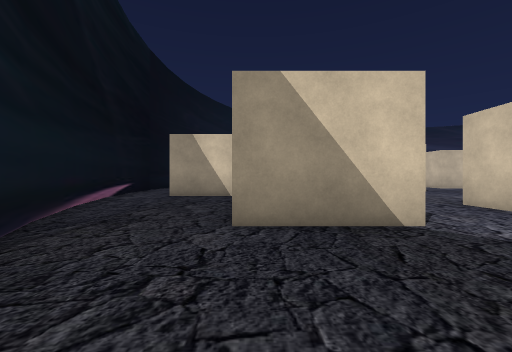
view 1 (above)

17 first-person views from a walk through a scene from a Unity 3-D project. The camera is 1.3 m above the floor, looks level and sees 90° across. The floor is counted in squares, 2 m on a side. Each view is taken from the middle of a square. On the plan, view 1 faces up. The plan holds only what a view shows up to about 9 squares ahead; the rest is blank. The place goes on beyond the plan. The player is left out. Some surface patterns are stand-ins.

view 2
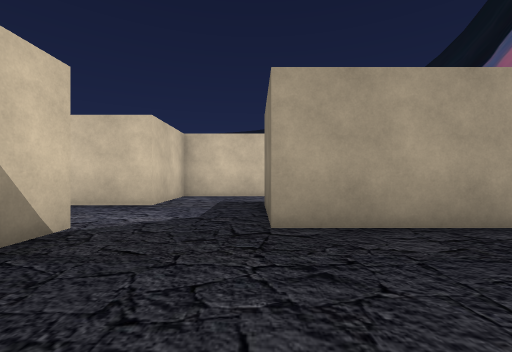

view 3
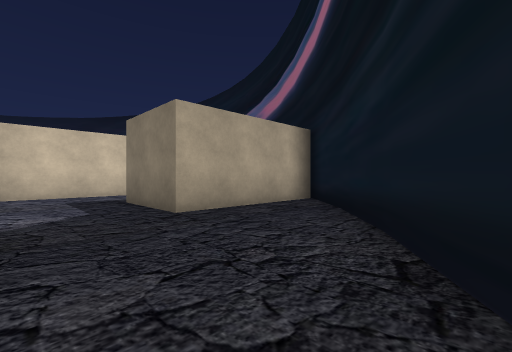

view 4
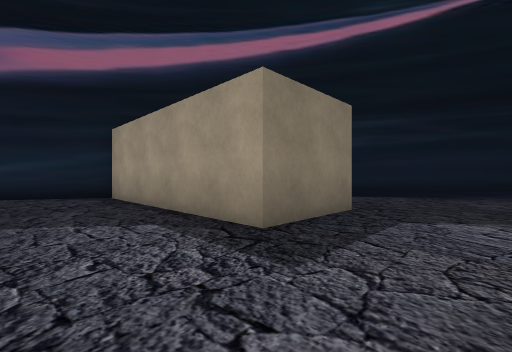

view 5
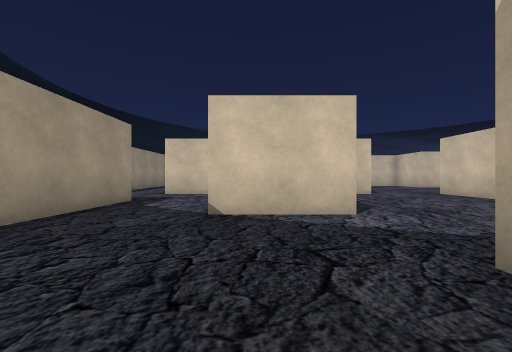

view 6
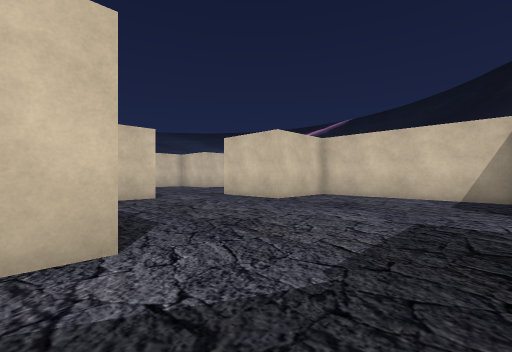

view 7
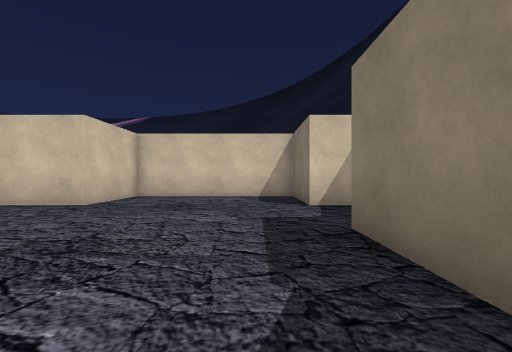

view 8
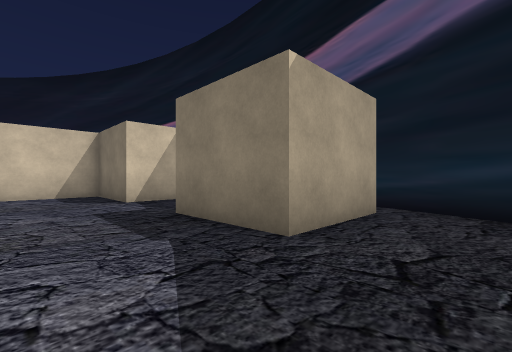

view 9
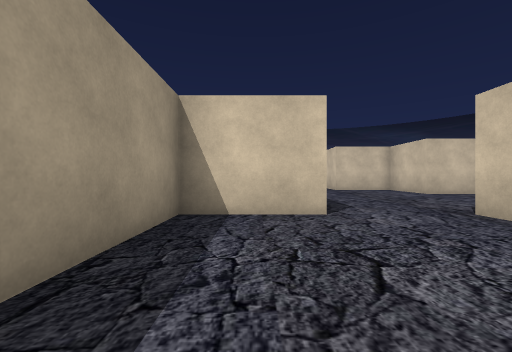

view 10
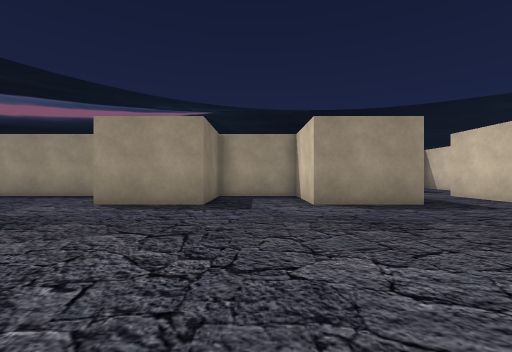

view 11
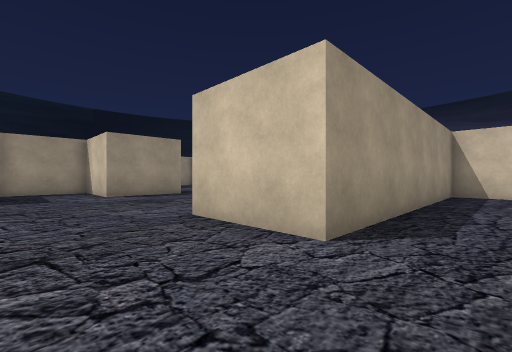

view 12
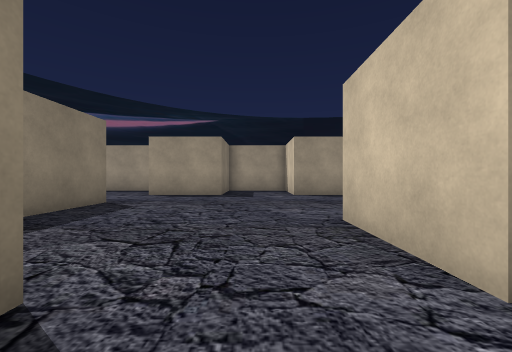

view 13
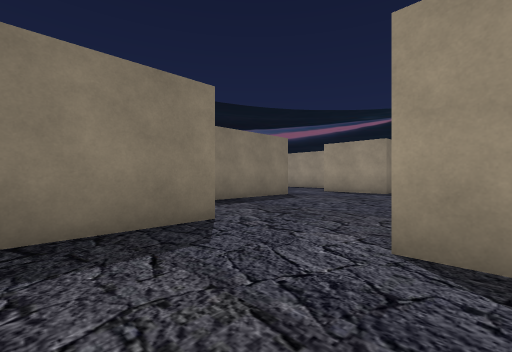

view 14
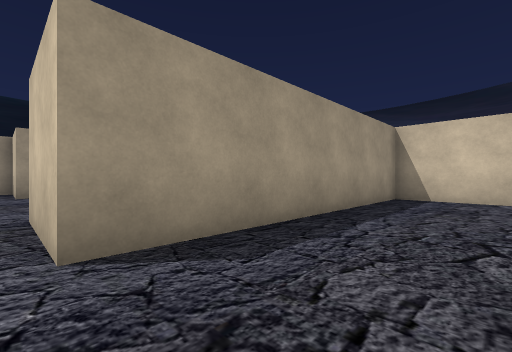

view 15
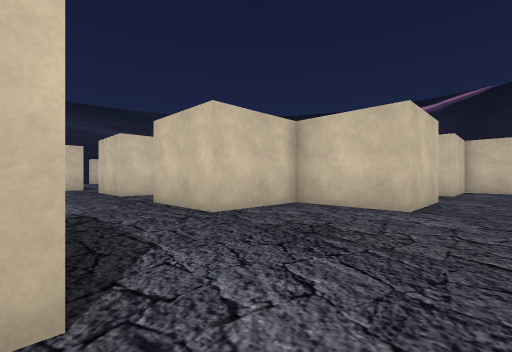

view 16
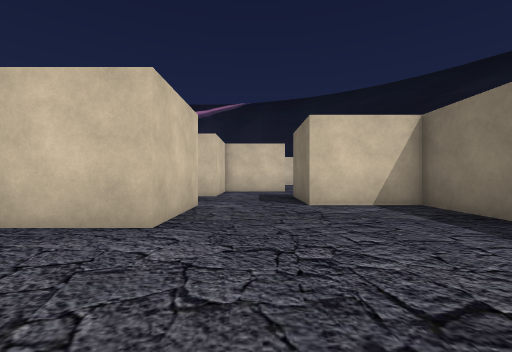

view 17
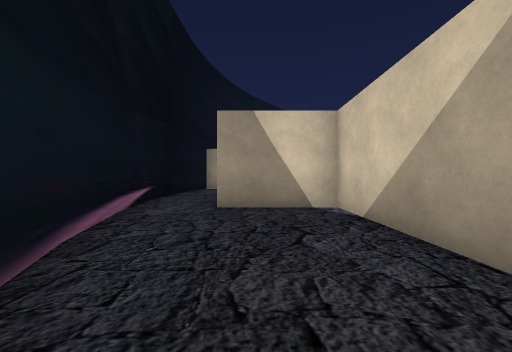

### Floor plan
Points are (right, up) in squares from view 1. A wall is a line through its corners. A room is listed if a view was taken in it or the views show most of it. See-through windows are left out.
Room 1 (views 1, 2, 3, 4, 5, 6, 7, 8, 9, 17)
walls: (7.2, -0.1) (7.2, 3.3) (4.7, 3.3) (4.7, 5.9); (9.8, -1.7) (7.1, -1.7); (2.2, 3.3) (-0.4, 3.3); (2.2, -3.5) (2.2, 0.8) (4.7, 0.8) (4.7, -5.3) (5.5, -5.7); (5.4, -5.7) (7.1, -6.5); (0.4, -1.8) (1.9, -3.2); (-1, -0.1) (0.5, -1.9); (12.2, 3.3) (9.7, 3.3) (9.7, -1.4); (9.7, -6.8) (9.7, -4.2) (12.2, -4.2); (-0.3, 4.6) (-0.3, 8.3) (-2.9, 8.3); (-2.1, 1.7) (-0.9, -0.2); (14.7, -4.2) (17.2, -4.2) (17.2, 0.8) (14.7, 0.8) (14.7, 3.3); (-3.1, 3.6) (-2.1, 1.6); (-4.8, 9.7) (-4.4, 7.5) (-3.9, 5.5) (-3.1, 3.4)
ways out: opening at (13.5, 3.5) to room 2; opening at (-3.5, 9.5); opening at (3.5, 4.5); opening at (9, -7); opening at (13.5, -5.5)
Room 2 (views 10, 11, 12, 13, 14, 15, 16)
walls: (14.7, 3.3) (19.7, 3.3) (19.7, 5.8) (22, 5.8); (12.2, 10.9) (12.2, 8.3) (9.7, 8.3) (9.7, 5.8) (12.2, 5.8) (12.2, 3.3); (22, 15.8) (19.7, 15.8) (19.7, 8.3) (17.2, 8.3) (17.2, 10.8) (14.7, 10.8)
ways out: opening at (13.5, 3.5) to room 1; opening at (13.5, 11)

Positions as (right, up) in squares from view 1, and headings:
1: (0, 0), facing up
2: (-1, 1), facing right
3: (-2, 3), facing down-right
4: (7, 3), facing down-left
5: (8, -6), facing up
6: (9, -4), facing up-right
7: (9, -3), facing right
8: (8, -2), facing down-right
9: (11, -1), facing up
10: (18, 7), facing left
11: (21, 6), facing up-left
12: (21, 7), facing left
13: (22, 9), facing down-left
14: (22, 8), facing up-left
15: (12, 7), facing up-right
16: (14, 7), facing right
17: (-2, 3), facing up
